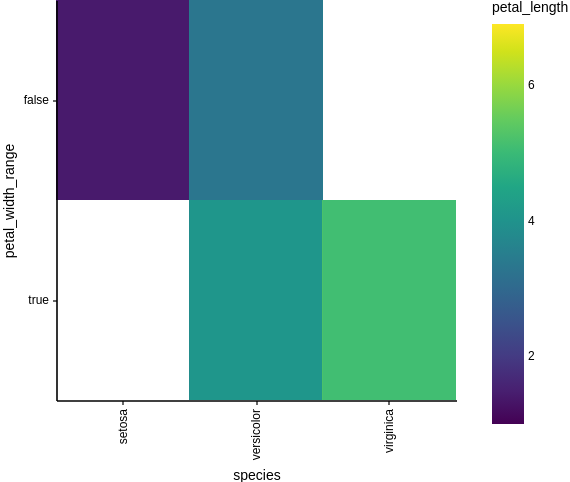

Notebook source saved alongside this figure:
### Code cell
iris["petal_width_range"] = iris["petal_width"] > 1
p = (
    alt.Chart(iris)
    .mark_rect()
    .encode(x="species", y="petal_width_range", color="petal_length")
)
p.properties(height=200, width=200)

### Figure 1 — Vega-Lite specification as saved in the notebook (floating-point values rounded to 4 significant figures; data arrays with more than 128 entries replaced by an {"elided": "..."} marker saying what was removed)
{"config": {"font": "Helvetica", "padding": 0, "scheme": "set1", "color": {"field": "color", "type": "Set1"}, "view": {"strokeWidth": 0}, "title": {"fontSize": 7, "offset": 3, "fontWeight": "normal"}, "axis": {"grid": false, "domainColor": "black", "domainWidth": 0.8, "tickColor": "black", "tickSize": 2, "tickWidth": 0.6, "labelFontWeight": "normal", "titleFontWeight": "normal", "labelFontSize": 6, "titleFontSize": 7}, "range": {"category": ["#377EB8", "#E41A1C", "#4DAF4A", "#984EA3", "#FF7F00", "#A55628"], "heatmap": {"scheme": "viridis"}, "ordinal": {"scheme": "set1"}, "ramp": {"scheme": "set1"}, "diverging": {"scheme": "set1"}}, "legend": {"labelFontWeight": "normal", "titleFontWeight": "normal", "labelFontSize": 6, "titleFontSize": 7, "labelBaseline": "middle", "symbolSize": 40, "symbolOpacity": 1, "symbolStrokeWidth": 0}, "boxplot": {"outliers": {"size": 8, "filled": true}}, "mark": {"color": "#377EB8", "opacity": 1}, "area": {"fill": "#377EB8", "line": true, "fillOpacity": 0.1}, "line": {"strokeWidth": 1.2}, "point": {"filled": true}, "text": {"size": 6, "baseline": "middle"}, "bar": {"stroke": false}}, "data": {"name": "data-186c34c08156a5e974c5ee74800a0d21"}, "mark": "rect", "encoding": {"color": {"field": "petal_length", "type": "quantitative"}, "x": {"field": "species", "type": "nominal"}, "y": {"field": "petal_width_range", "type": "nominal"}}, "height": 200, "width": 200, "$schema": "https://vega.github.io/schema/vega-lite/v4.17.0.json", "datasets": {"data-186c34c08156a5e974c5ee74800a0d21": {"elided": "150 records"}}}
